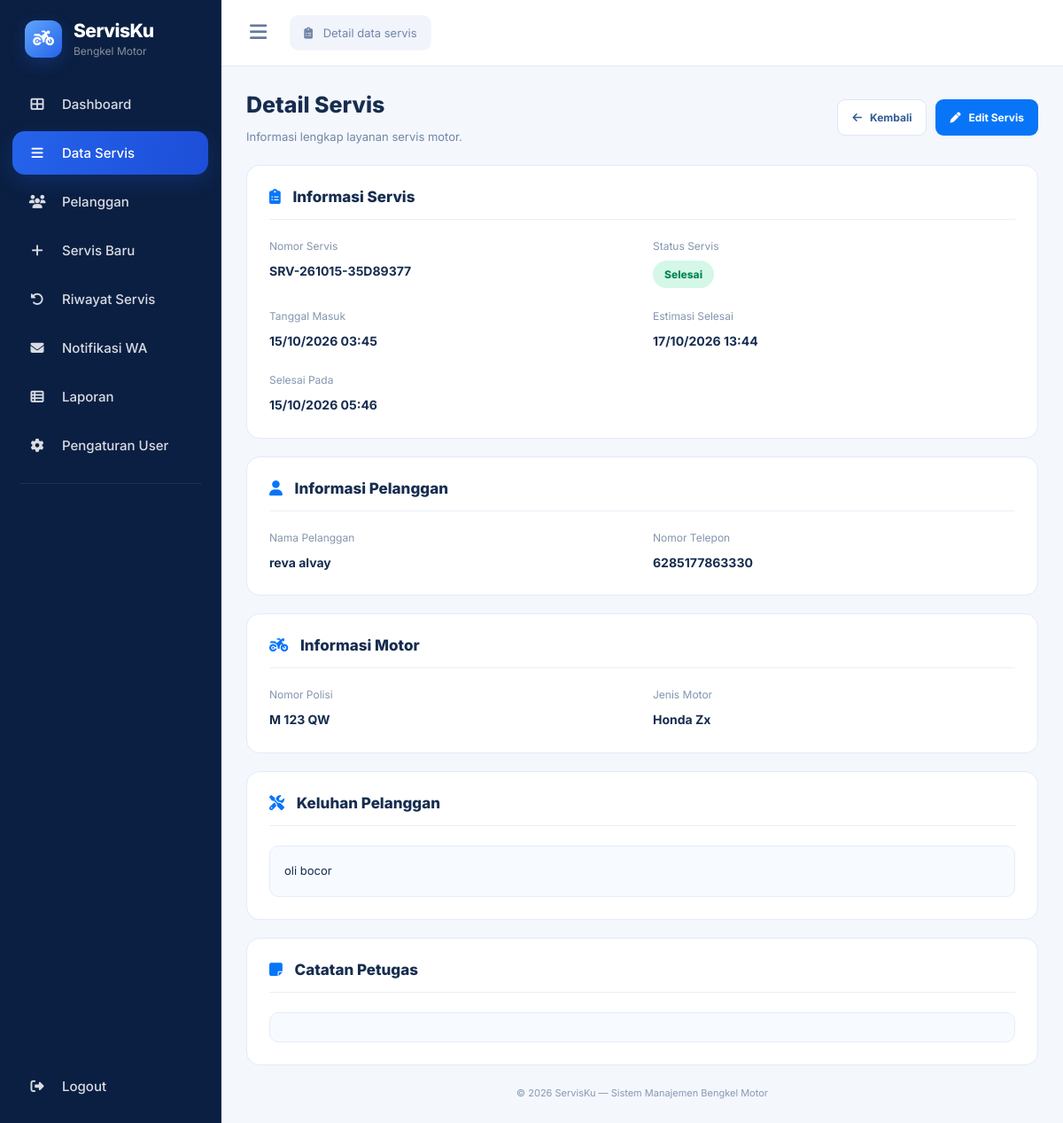
The page /detail_servis.php?id=9 (signed in) on the database its author committed.
### tables this page shows
CREATE TABLE `servis` (
  `id` int(11) NOT NULL,
  `nomor_servis` varchar(30) NOT NULL,
  `nama_pelanggan` varchar(100) NOT NULL,
  `telepon` varchar(20) NOT NULL,
  `nomor_polisi` varchar(20) NOT NULL,
  `jenis_motor` varchar(100) NOT NULL,
  `keluhan` text NOT NULL,
  `status` enum('Antre','Pengerjaan','Selesai') NOT NULL DEFAULT 'Antre',
  `estimasi_selesai` datetime DEFAULT NULL,
  `selesai_pada` datetime DEFAULT NULL,
  `catatan_petugas` text DEFAULT NULL,
  `alasan_keterlambatan` text DEFAULT NULL,
  `created_at` timestamp NOT NULL DEFAULT current_timestamp(),
  `updated_at` timestamp NOT NULL DEFAULT current_timestamp() ON UPDATE current_timestamp(),
  `id_pelanggan` int(11) DEFAULT NULL
);

### detail_servis.php (the view, shortened to what this page needs)
<?php
require_once __DIR__ . '/config/koneksi.php';
$id = filter_input(INPUT_GET, 'id', FILTER_VALIDATE_INT);
$stmt = $pdo->prepare("
    SELECT *
    FROM servis
    WHERE id = ?
    LIMIT 1
");
$stmt->execute([$id]);
$servis = $stmt->fetch(PDO::FETCH_ASSOC);
function detailEsc($value)
{
    return htmlspecialchars(
        (string) ($value ?? '-'),
        ENT_QUOTES,
        'UTF-8'
    );
}
function detailTanggal($tanggal)
{
    $time = strtotime($tanggal);
    return $time ? date('d/m/Y H:i', $time) : '-';
}
function detailStatusClass($status)
{
    switch ($status) {
        case 'Selesai':
            return 'selesai';
    }
}
?>
<!DOCTYPE html>
<html lang="id">
<head>
    <link
        rel="stylesheet"
        href="https://cdnjs.cloudflare.com/ajax/libs/font-awesome/6.5.2/css/all.min.css"
    >
</head>
<body>
<?php require_once __DIR__ . '/includes/sidebar.php'; ?>
<main class="main">
    <header class="topbar">
        <button
            type="button"
            class="menu-toggle"
            id="menuToggle"
            aria-label="Buka menu"
        >
            <i class="fa-solid fa-bars"></i>
        </button>
        <div class="top-search">
            <i class="fa-solid fa-clipboard-list"></i>
            Detail data servis
        </div>
    </header>
    <section class="content">
        <?php if (!$servis): ?>
            <div class="card not-found">
                <i class="fa-regular fa-folder-open"></i>
                <h2>Data Servis Tidak Ditemukan</h2>
                <p>
                    Data servis dengan ID tersebut tidak tersedia.
                </p>
                <a href="data_servis.php" class="btn btn-edit">
                    <i class="fa-solid fa-arrow-left"></i>
                    Kembali ke Data Servis
                </a>
            </div>
        <?php else: ?>
            <div class="heading">
                <div>
                    <h1>Detail Servis</h1>
                    <p>
                        Informasi lengkap layanan servis motor.
                    </p>
                </div>
                <div class="heading-actions">
                    <a
                        href="data_servis.php"
                        class="btn btn-back"
                    >
                        <i class="fa-solid fa-arrow-left"></i>
                        Kembali
                    </a>
                    <a
                        href="edit_servis.php?id=<?= (int) $servis['id'] ?>"
                        class="btn btn-edit"
                    >
                        <i class="fa-solid fa-pen"></i>
                        Edit Servis
                    </a>
                </div>
            </div>
            <div class="card">
                <h2>
                    <i class="fa-solid fa-clipboard-list"></i>
                    Informasi Servis
                </h2>
                <div class="info-grid">
                    <div class="info-item">
                        <span class="info-label">Nomor Servis</span>
                        <span class="info-value">
                            <?= detailEsc($servis['nomor_servis']) ?>
                        </span>
                    </div>
                    <div class="info-item">
                        <span class="info-label">Status Servis</span>
                        <span class="status <?= detailStatusClass($servis['status']) ?>">
                            <?= detailEsc($servis['status']) ?>
                        </span>
                    </div>
                    <div class="info-item">
                        <span class="info-label">Tanggal Masuk</span>
                        <span class="info-value">
                            <?= detailTanggal($servis['created_at'] ?? null) ?>
                        </span>
                    </div>
                    <div class="info-item">
                        <span class="info-label">Estimasi Selesai</span>
                        <span class="info-value">
                            <?= detailTanggal($servis['estimasi_selesai'] ?? null) ?>
                        </span>
                    </div>
                    <div class="info-item">
                        <span class="info-label">Selesai Pada</span>
                        <span class="info-value">
                            <?= detailTanggal($servis['selesai_pada'] ?? null) ?>
                        </span>
                    </div>
                </div>
            </div>
            <div class="card">
                <h2>
                    <i class="fa-solid fa-user"></i>
                    Informasi Pelanggan
                </h2>
                <div class="info-grid">
                    <div class="info-item">
                        <span class="info-label">Nama Pelanggan</span>
                        <span class="info-value">
                            <?= detailEsc($servis['nama_pelanggan']) ?>
                        </span>
                    </div>
                    <div class="info-item">
                        <span class="info-label">Nomor Telepon</span>
                        <span class="info-value">
                            <?= detailEsc($servis['telepon']) ?>
                        </span>
                    </div>
                </div>
            </div>
            <div class="card">
                <h2>
                    <i class="fa-solid fa-motorcycle"></i>
                    Informasi Motor
                </h2>
                <div class="info-grid">
                    <div class="info-item">
                        <span class="info-label">Nomor Polisi</span>
                        <span class="info-value">
                            <?= detailEsc($servis['nomor_polisi']) ?>
                        </span>
                    </div>
                    <div class="info-item">
                        <span class="info-label">Jenis Motor</span>
                        <span class="info-value">
                            <?= detailEsc($servis['jenis_motor']) ?>
                        </span>
                    </div>
                </div>
            </div>
            <div class="card">
                <h2>
                    <i class="fa-solid fa-screwdriver-wrench"></i>
                    Keluhan Pelanggan
                </h2>
                <div class="description"><?= detailEsc($servis['keluhan']) ?></div>
            </div>
            <div class="card">
                <h2>
                    <i class="fa-solid fa-note-sticky"></i>
                    Catatan Petugas
                </h2>
                <div class="description"><?= detailEsc($servis['catatan_petugas'] ?? null) ?></div>
            </div>
        <?php endif; ?>
        <footer class="footer">
            &copy; <?= date('Y') ?> ServisKu — Sistem Manajemen Bengkel Motor
        </footer>
    </section>
</main>
</body>
</html>

### detail_servis.php (style rules this page uses)
* { box-sizing: border-box; }
body { margin: 0; font-family: 'Inter', sans-serif; background: #f4f7fc; color: #172d50; }
a { text-decoration: none; }
.main { min-height: 100vh; margin-left: 250px; }
.topbar { position: sticky; top: 0; z-index: 100; height: 75px; padding: 0 26px; display: flex; align-items: center; gap: 20px; background: #fff; border-bottom: 1px solid #e2eafb; }
.menu-toggle { border: none; background: none; color: #647b9e; font-size: 22px; cursor: pointer; }
.top-search { padding: 12px 16px; background: #f1f5fb; border-radius: 10px; color: #7186a7; font-size: 13px; }
.top-search i { margin-right: 8px; }
.content { padding: 28px; }
.heading { display: flex; align-items: center; justify-content: space-between; flex-wrap: wrap; gap: 15px; margin-bottom: 24px; }
.heading h1 { margin: 0; font-size: 25px; font-weight: 800; }
.heading p { color: #7186a7; font-size: 13px; margin-bottom: 0; }
.btn { display: inline-flex; align-items: center; gap: 9px; padding: 12px 16px; border-radius: 9px; font-size: 12px; font-weight: 700; }
.btn-back { color: #315c94; background: white; border: 1px solid #dce7f7; }
.btn-edit { color: white; background: #0875f9; }
.heading-actions { display: flex; gap: 10px; flex-wrap: wrap; }
.card { background: white; border: 1px solid #e2eafb; border-radius: 15px; padding: 25px; margin-bottom: 20px; }
.card h2 { margin: 0 0 22px; font-size: 17px; font-weight: 800; padding-bottom: 15px; border-bottom: 1px solid #eaf0f8; }
.card h2 i { color: #0875f9; margin-right: 10px; }
.info-grid { display: grid; grid-template-columns: repeat(2, minmax(0, 1fr)); gap: 24px; }
.info-item { min-width: 0; }
.info-label { display: block; color: #8495ae; font-size: 12px; margin-bottom: 9px; }
.info-value { display: block; color: #172d50; font-size: 14px; font-weight: 700; line-height: 1.7; overflow-wrap: anywhere; }
.status { display: inline-flex; align-items: center; padding: 8px 13px; border-radius: 30px; font-size: 12px; font-weight: 800; }
.status.selesai { background: #d5f7e8; color: #078655; }
.description { padding: 16px; background: #f7faff; border: 1px solid #e5edf8; border-radius: 10px; line-height: 1.8; font-size: 13px; white-space: pre-wrap; overflow-wrap: anywhere; }
.footer { margin-top: 24px; text-align: center; color: #8799b4; font-size: 11px; }

### sidebar.php (style rules this page uses)
:root { --sidebar-width: 250px; --sb-bg: #0b1f42; --sb-text: #d9dce3; --sb-orange: #2563eb; }
* { box-sizing: border-box; }

### rows shown on the page
servis: nomor_servis "SRV-261015-35D89377", status "Selesai", created_at "15/10/2026 03:45", estimasi_selesai "17/10/2026 13:44", selesai_pada "15/10/2026 05:46", nama_pelanggan "reva alvay", telepon "6285177863330", nomor_polisi "M 123 QW", jenis_motor "Honda Zx", keluhan "oli bocor"

### other values the page prints
$menu['label'] "Dashboard"
$menu['label'] "Data Servis"
$menu['label'] "Pelanggan"
$menu['label'] "Servis Baru"
$menu['label'] "Riwayat Servis"
$menu['label'] "Notifikasi WA"
$menu['label'] "Laporan"
$menu['label'] "Pengaturan User"
